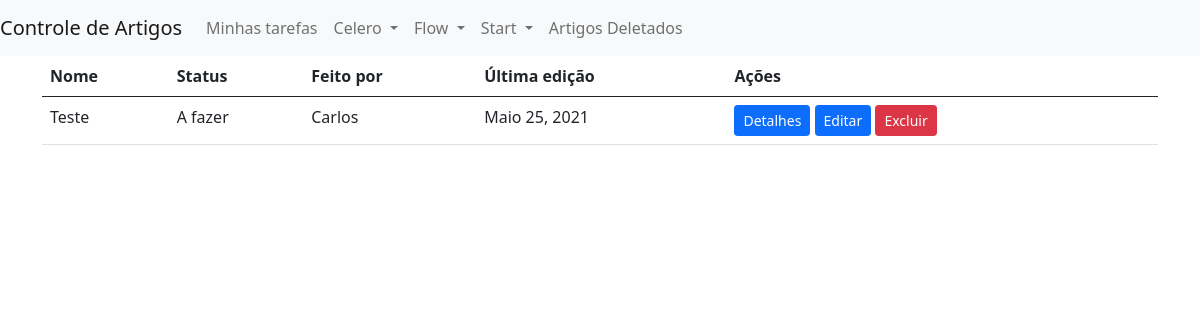
Before: /artigos/celero/ with the older database file.
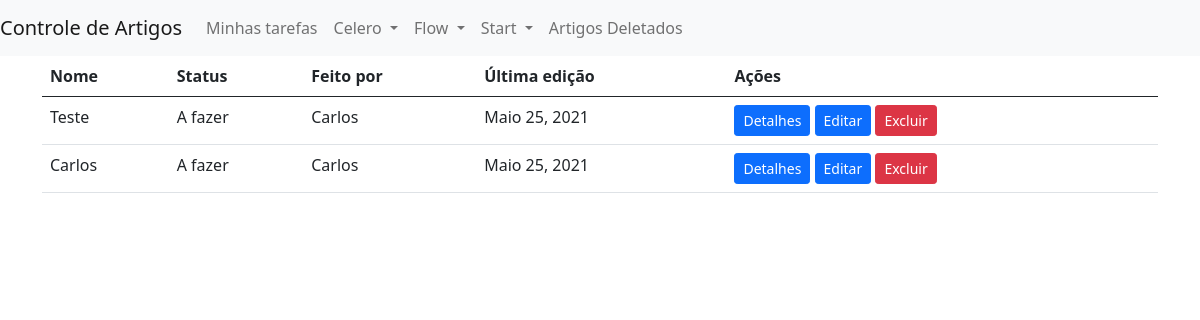
After: the same page with the newer database file.
### articles/models.py (models this page shows, shortened)
class Article(models.Model):
    STATUS_CHOICES = (
        ('AF', 'A fazer'),
        ('FF', 'Feito'),
        ('AR', 'Atualizar'),
        ('AO', 'Atualizado')
    )
    PRODUCT_CHOICES = (
        ('CE', 'Celero'),
        ('ST', 'Start'),
        ('FW', 'Flow')
    )
    article_id = models.UUIDField(primary_key=True, editable=False, default=uuid.uuid4)
    name = models.CharField(max_length=150)
    url = models.URLField(max_length=200, null=True, blank=True)
    status = models.CharField(max_length=2, choices=STATUS_CHOICES)
    last_updated = models.DateField(auto_now=True)
    owner = models.ForeignKey(User, null=True, blank=True, on_delete=models.SET_NULL)
    category = models.CharField(max_length=150, null=True, blank=True)
    product = models.CharField(max_length=2, choices=PRODUCT_CHOICES)
    is_deleted = models.BooleanField(default=False)

### articles/views.py (the view)
# urls.py: path('celero/', views.celero_list_articles, name='celero_list_articles'),
def celero_list_articles(request):
    template_name = 'articles/list_articles.html'
    articles = Article.objects.filter(is_deleted=False, product='CE')
    context = {
        'articles': articles
    }
    return render(request, template_name, context)

### templates/articles/list_articles.html (shortened to what this page needs)
{% extends 'base.html' %}
{% block body %}
    <div class="container">
        <div class="row">
            <div class="col-md-12">
                <table class="table">
                    <thead>
                      <tr>
                        <th scope="col">Nome</th>
                        <th scope="col">Status</th>
                        <th scope="col">Feito por</th>
                        <th scope="col">Última edição</th>
                        <th scope="col">Ações</th>
                      </tr>
                    </thead>
                    <tbody>
                          {% for article in articles  %}
                          <tr>
                            <td>{{article.name}}</td>
                            <td>{{article.get_status_display}}</td>
                            <td>{{article.owner.first_name}}</td>
                            <td>{{article.last_updated}}</td>
                            <td>
                              <a href="#" class="btn btn-primary btn-sm">Detalhes</a>
                              <a href="{% url 'artigos:edit_article' article.article_id  %}" class="btn btn-primary btn-sm">Editar</a>
                              <a href="{% url 'artigos:delete_article' article.article_id  %}" class="btn btn-danger btn-sm confirm-delete" data-toggle="modal", data-target="#confirmDeleteModal" id="deleteButton-{{ article.article_id }}" >Excluir</a>
                            </td>
                          </tr>
                          {% endfor %}
                    </tbody>
                  </table>
            </div>
        </div>
    </div>
{% endblock body %}

### templates/base.html (shortened to what this page needs)
{% load static %}
<!DOCTYPE html>
<html lang="pt-br">
    <head>
        <link rel="stylesheet" href="{% static 'css/bootstrap.min.css' %}">
        <link rel="stylesheet" href="//code.jquery.com/ui/1.12.1/themes/base/jquery-ui.css">
        <link href="https://cdn.jsdelivr.net/npm/select2@4.1.0-rc.0/dist/css/select2.min.css" rel="stylesheet" />
    </head>
    <body>
      <nav class="navbar navbar-expand-lg navbar-light bg-light">
          <a class="navbar-brand" href="#">Controle de Artigos</a>
          <div class="collapse navbar-collapse" id="navbarSupportedContent">
            <ul class="navbar-nav mr-auto">
              <li class="nav-item active">
                <a class="nav-link" href="#">Minhas tarefas </a>
              </li>
              <li class="nav-item dropdown">
                <a class="nav-link dropdown-toggle" href="#" id="navbarDropdown" role="button" data-toggle="dropdown" aria-haspopup="true" aria-expanded="false">
                  Celero
                </a>
              </li>
              <li class="nav-item dropdown">
                <a class="nav-link dropdown-toggle" href="#" id="navbarDropdown" role="button" data-toggle="dropdown" aria-haspopup="true" aria-expanded="false">
                  Flow
                </a>
              </li>
              <li class="nav-item dropdown">
                <a class="nav-link dropdown-toggle" href="#" id="navbarDropdown" role="button" data-toggle="dropdown" aria-haspopup="true" aria-expanded="false">
                  Start
                </a>
              </li>
              <li class="nav-item active">
                <a class="nav-link" href="{% url 'artigos:list_deleted_articles' %}">Artigos Deletados </a>
              </li>
            </ul>
          </div>
        </nav>
        {% block body %}
        {% endblock body %}
    </body>
</html>

Changed rows visible on the page:
added Article: name "Carlos", status "A fazer", owner.first_name "Carlos", last_updated "Maio 25, 2021"
